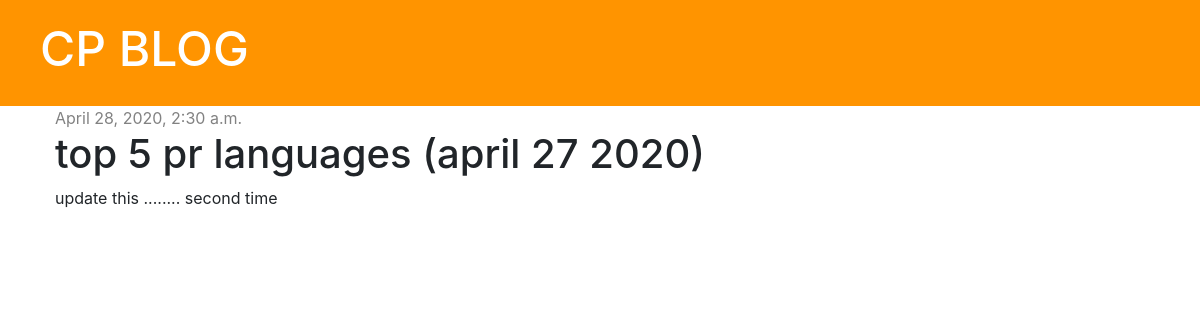
The app's page /post/2/ with its own data.
### blog/models.py (models this page shows, shortened)
class Post(models.Model):
    author = models.ForeignKey('auth.User', on_delete=models.CASCADE)
    title = models.CharField(max_length=200)
    text = models.TextField()
    created_date = models.DateTimeField(default=timezone.now)
    published_date = models.DateTimeField(blank=True, null=True)

### blog/views.py (the view)
# urls.py: path('post/<int:pk>/', views.post_detail, name='post_detail'),
def post_detail(request, pk):
    post = get_object_or_404(Post, pk=pk)
    stuff_for_frontend = {'post': post}
    return render(request, 'blog/post_detail.html', stuff_for_frontend)

### blog/templates/blog/post_detail.html (shortened to what this page needs)
{% extends 'blog/base.html' %}
{% block content %}
    <div class="post">
        {% if post.published_date %}
            <div class="date">
                {{ post.published_date }}
            </div>
            {% else %}
            <a href="{% url 'post_publish' pk=post.pk %}" class="btn btn-primary">Publish</a>
        {% endif %}
        <h1>{{ post.title }}</h1>
        <p>{{ post.text | linebreaksbr }}</p>
    </div>
{% endblock %}

### blog/static/css/blog.css (style rules this page uses)
.date { color: #828282; }
.post { margin-bottom: 70px; }

### records on screen
Post: published_date "April 28, 2020, 2:30 a.m.", title "top 5 pr languages (april 27 2020)", text "update this ........ second time"
